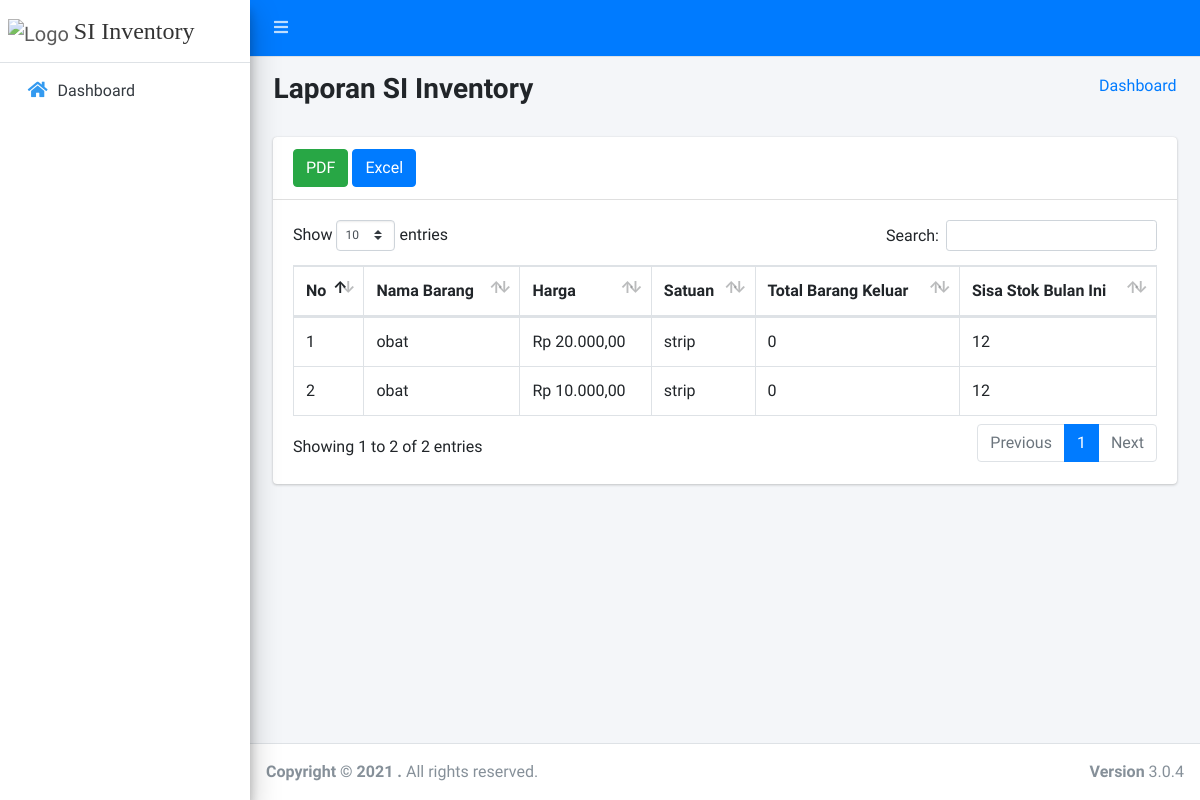
Screenshot of /index.php/manager/manager with the database file from the repository.
### tables this page shows
CREATE TABLE `stok_barang` (
  `id_barang` int(11) NOT NULL,
  `kode_barang` varchar(191) NOT NULL,
  `nama_barang` varchar(191) NOT NULL,
  `kategori` varchar(191) NOT NULL,
  `qty` int(191) NOT NULL,
  `satuan` enum('strip','botol','tablet') NOT NULL,
  `created_by` varchar(191) DEFAULT NULL,
  `modify_by` varchar(191) DEFAULT NULL,
  `created_date` date DEFAULT NULL,
  `modify_date` date DEFAULT NULL,
  `harga` int(191) NOT NULL
);

### application/controllers/manager/Manager.php (called while the page is built, shortened)
<?php
class Manager extends CI_Controller {
	public function index()
	{
    $data['konten'] = 'manager/dashboard';
    $data['barang'] = $this->BarangModel->getLaporan();
		$this->load->view('manager/template', $data);
	}
}

### index.php (called while the page is built, shortened)
<?php
require_once BASEPATH.'core/CodeIgniter.php';

### application/models/BarangModel.php (called while the page is built, shortened)
<?php
class BarangModel extends CI_Model {
  private $table  = 'stok_barang';
  public function getLaporan()
  {
    $data = $this->db->get_where($this->table)->result_array();
    for ($i=0; $i < count($data); $i++) {
      $data[$i]['total_barang_keluar']  = 0;
    }
    return $data;
  }
}

### application/views/manager/dashboard.php (the view, shortened to what this page needs)
<section class="content">
  <div class="content-header">
    <div class="container-fluid">
      <div class="row mb-2">
        <div class="col-sm-6">
          <h3><b><font face=""> Laporan SI Inventory </font></b></h3>
        </div>
        <div class="col-sm-6">
          <ol class="breadcrumb float-sm-right">
            <li class="breadcrumb-item"><a href="<?= base_url(); ?>">Dashboard</a></li>
          </ol>
        </div>
      </div>
    </div>
  </div>
  <div class="container-fluid">
    <div class="col-sm-12">
      <div class="card">
        <div class="card-header">
          <a href="<?= base_url(); ?>manager/pdf.html" class="btn btn-success">PDF</a>
          <a href="<?= base_url(); ?>manager/excel.html" class="btn btn-primary">Excel</a>
        </div>
        <div class="card-body">
          <div class="table-responsive">
            <table class="table table-bordered" id="dataTables-example">
              <thead>
                <tr class="nowrap">
                  <th>No</th>
                  <th>Nama Barang</th>
                  <th>Harga</th>
                  <th>Satuan</th>
                  <th>Total Barang Keluar</th>
                  <th>Sisa Stok Bulan Ini</th>
                </tr>
              </thead>
              <tbody>
                <?php
                  $no = 1;
                  foreach ($barang as $key) { ?>
                    <tr>
                      <td><?= $no++; ?></td>
                      <td><?= $key['nama_barang']; ?></td>
                      <td><?= "Rp " . number_format($key['harga'], 2, ',', '.'); ?></td>
                      <td><?= $key['satuan']; ?></td>
                      <td><?= $key['total_barang_keluar']; ?></td>
                      <td><?= $key['qty']; ?></td>
                    </tr>
                  <?php }
                ?>
              </tbody>
            </table>
          </div>
        </div>
      </div>
    </div>
  </div>
</section>

### rows the page displays
stok_barang: nama_barang "obat", harga "20.000,00", satuan "strip", total_barang_keluar "0", qty "12"
stok_barang: nama_barang "obat", harga "10.000,00", satuan "strip", total_barang_keluar "0", qty "12"
